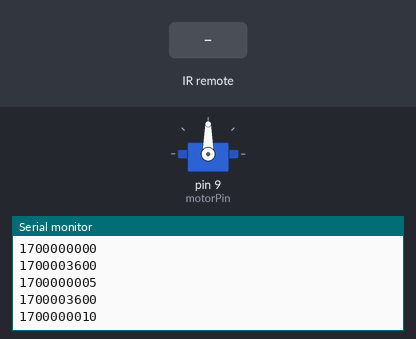
A sketch run on a simulated Arduino Uno, built with avr-gcc and run on an emulated ATmega328P. Parts: servo, the last lines printed to the serial monitor. The test bench sets the inputs (shaded band). The local clock reads 2024-03-15 10:24:30 at power-on unless the sketch sets it.

Above: at 10.8 s.
10.9 s: infrared code 0xF20DFF00 received
At 16.1 s:
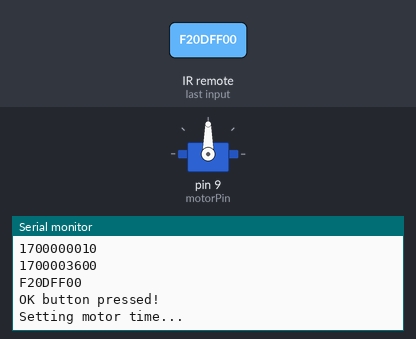
16.9 s: infrared code 0xE916FF00 received
At 17.6 s:
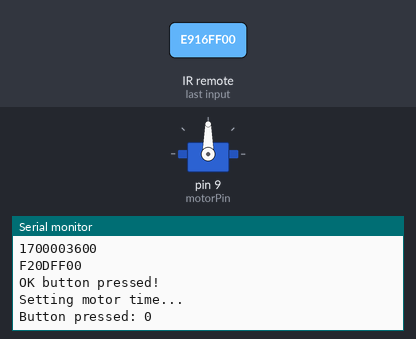

Measured:
- after the input at 10.9 s, the serial monitor: prints a new line after 4.1 s (image 1)
- after the input at 16.9 s, the serial monitor: prints a new line at once (image 2)

The sketch:

PetPal.ino
```cpp
#include <IRremote.h>
#include <Keypad.h>
#include <RTClib.h>
#include <Servo.h>

const uint32_t OK_BUTTON_IR_CODE = 0xF20DFF00;
const int IR_RECEIVE_PIN = 11;

const int motorPin = 9;
Servo motor;

RTC_DS1307 rtc;
DateTime now;
DateTime targetTime;

int userInputCount = 0;
char userInput[4];
bool motorTriggered = false;

void setup() {
  Serial.begin(9600);
  IrReceiver.begin(IR_RECEIVE_PIN, ENABLE_LED_FEEDBACK);
  motor.attach(motorPin);

  if (!rtc.begin()) {
    Serial.println("Couldn't find RTC");
    Serial.flush();
    abort();
  }

  rtc.adjust(DateTime(F(__DATE__), F(__TIME__)));
  now = rtc.now();
  targetTime = now + TimeSpan(0, 1, 0, 0);
  Serial.println(now.unixtime());
  Serial.println(targetTime.unixtime());
}

void loop() {
  now = rtc.now();
  Serial.println(String(now.unixtime()));
  delay(5000);
  Serial.println(String(targetTime.unixtime()));

  if (now.unixtime() >= targetTime.unixtime()) {
    motorTriggered = true;
  }

  while (motorTriggered) {
    Serial.println("Motor triggered!");
    motor.write(180 - 45);
    delay(5000);
    motor.write(180 - 100);
    delay(5000);
    motorTriggered = false;
  }

  if (IrReceiver.decode()) {
    Serial.println(IrReceiver.decodedIRData.decodedRawData, HEX);
    if (IrReceiver.decodedIRData.decodedRawData == OK_BUTTON_IR_CODE) {
      Serial.println("OK button pressed!");
      setMotorTime();
    }
    IrReceiver.resume();
  }
}

void setMotorTime() {
  Serial.println("Setting motor time...");
  userInputCount = 0;
  memset(userInput, 0, sizeof(userInput));

  while (userInputCount < 4) {
    if (IrReceiver.decode()) {
      char buttonChar = getButtonChar(IrReceiver.decodedIRData.decodedRawData);
      if (buttonChar >= '0' && buttonChar <= '9') {
        Serial.print("Button pressed: ");
        Serial.println(buttonChar);

        userInput[userInputCount] = buttonChar;
        userInputCount++;
      }

      IrReceiver.resume();
    }
  }

  int hours = (userInput[0] - '0') * 10 + (userInput[1] - '0');
  int minutes = (userInput[2] - '0') * 10 + (userInput[3] - '0');

  targetTime = DateTime(now.year(), now.month(), now.day(), hours, minutes, 0);
  Serial.println("Target time set to: " + String(targetTime.unixtime()));
}

char getButtonChar(uint32_t irCode) {
  switch (irCode) {
  case 0xE916FF00:
    return '0';
  case 0xF30CFF00:
    return '1';
  case 0xE718FF00:
    return '2';
  case 0xA15EFF00:
    return '3';
  case 0xF708FF00:
    return '4';
  case 0xE31CFF00:
    return '5';
  case 0xA55AFF00:
    return '6';
  case 0xBD42FF00:
    return '7';
  case 0xAD52FF00:
    return '8';
  case 0xB54AFF00:
    return '9';
  default:
    return '\0';
  }
}
```
